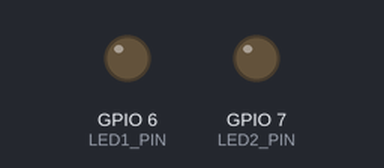
A sketch run on a simulated ESP32-S3. Parts: output pins drawn as LEDs (lit = HIGH).

Above: at 0.05 s.
At 0.6 s:
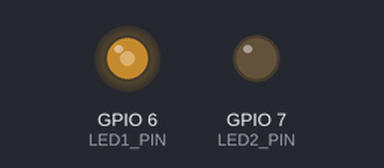
At 1.5 s:
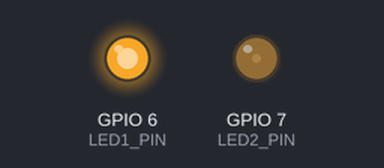
At 2.95 s:
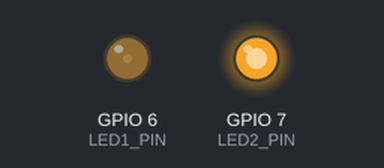
Timing chart, 0 to 6.9 s (numbered marks = the images above):
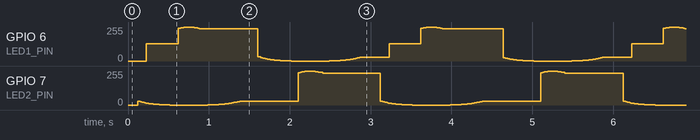

The sketch:

esp32s3_2leds.ino
```cpp
#include <Arduino.h>
#include <math.h>

const int LED1_PIN = 6;
const int LED2_PIN = 7;

const uint32_t PWM_FREQ = 5000;   // 5 кГц, мерцания не видно
const uint8_t  PWM_BITS = 8;      // 0..255
const uint32_t PERIOD_MS = 3000;  // полный цикл «вдох-выдох»

// Гамма-коррекция: глаз воспринимает яркость нелинейно,
// без неё плавность заметна только на тёмном участке
uint8_t gamma8(float x) {         // x: 0.0..1.0
  return (uint8_t)(powf(x, 2.2f) * 255.0f + 0.5f);
}

void setup() {
  ledcAttach(LED1_PIN, PWM_FREQ, PWM_BITS);
  ledcAttach(LED2_PIN, PWM_FREQ, PWM_BITS);
}

void loop() {
  uint32_t t = millis() % PERIOD_MS;
  float phase = (float)t / PERIOD_MS * 2.0f * PI;

  // Синус превращаем из диапазона -1..1 в 0..1
  float b1 = (sinf(phase) + 1.0f) / 2.0f;
  float b2 = 1.0f - b1;           // противофаза

  ledcWrite(LED1_PIN, gamma8(b1));
  ledcWrite(LED2_PIN, gamma8(b2));

  delay(5);                       // ~200 обновлений в секунду
}
```
